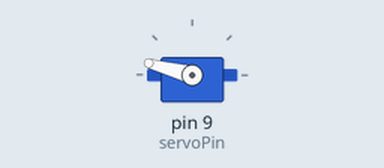
Bench run of a sketch on a simulated Arduino Uno, built with avr-gcc and run on an emulated ATmega328P. On the bench: servo.

Above: at 1.05 s.
Timing chart, 0 to 4.0 s (numbered marks = the images above):
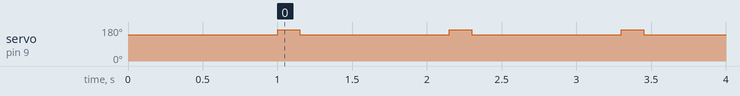

Measured:
- by itself, servo on pin 9 (servoPin): alternates 165° for 0.15 s and 140° for 1.0 s

The sketch:

Autoclicker.ino
```cpp
#include <Servo.h>

Servo servo;
int servoPin = 9;      // Signal wire to pin 9
int pressAngle = 165;   // Angle for pressing the key
int restAngle = 140;     // Angle for resting position
int delayTime = 1000;  // Delay between presses (in ms)

void setup() {
  servo.attach(servoPin);
  servo.write(restAngle);
  delay(1000); // Give it a sec to settle
}

void loop() {
  servo.write(pressAngle);   // Press
  delay(150);                // Hold the press briefly
  servo.write(restAngle);    // Release
  delay(delayTime);          // Wait before next press
}
```
